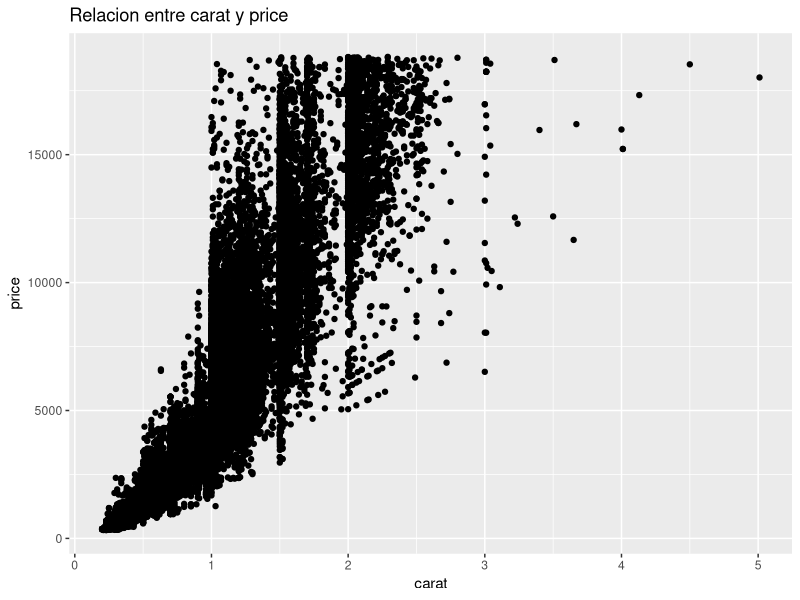
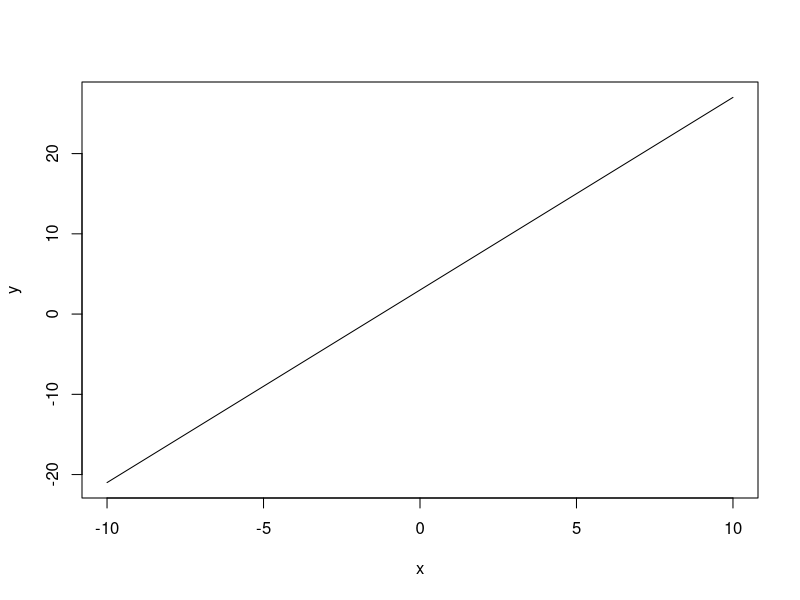
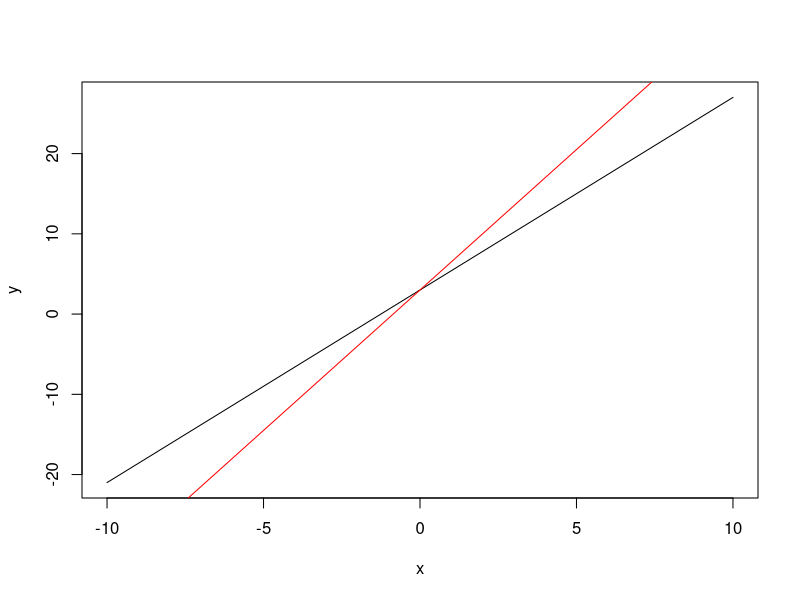
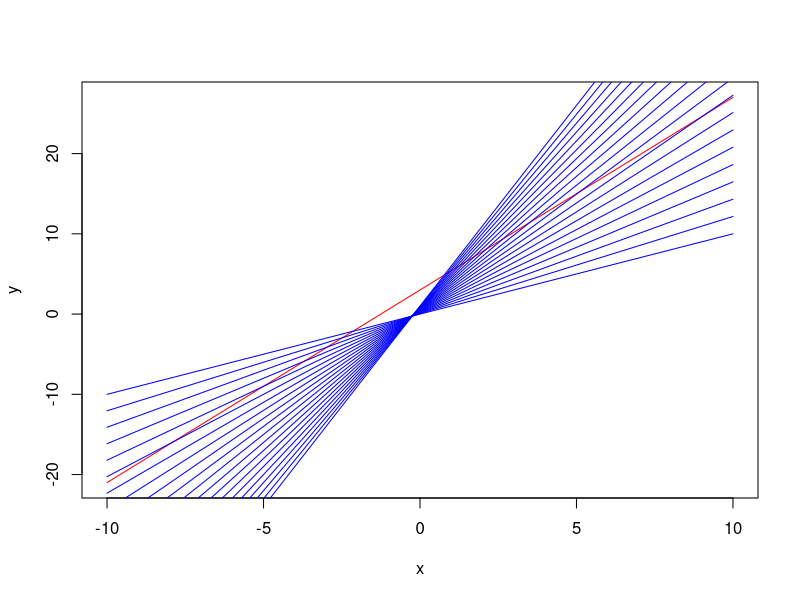
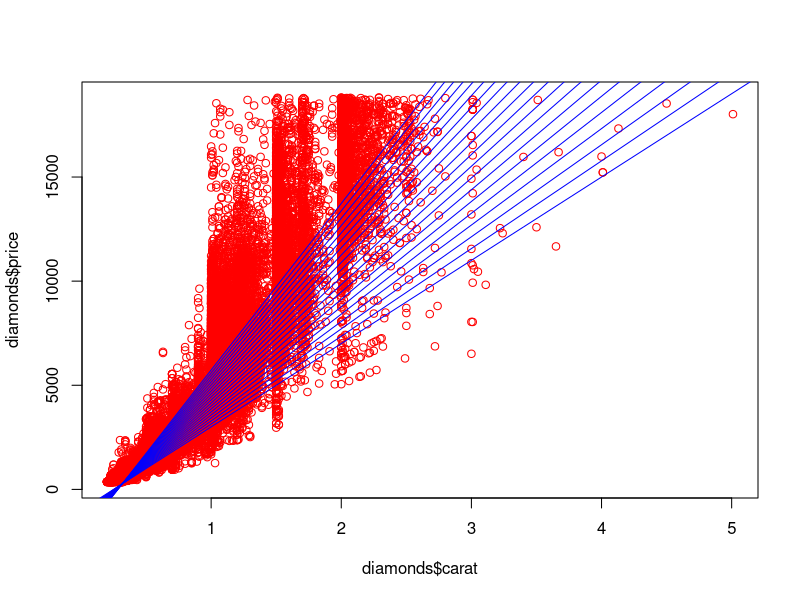
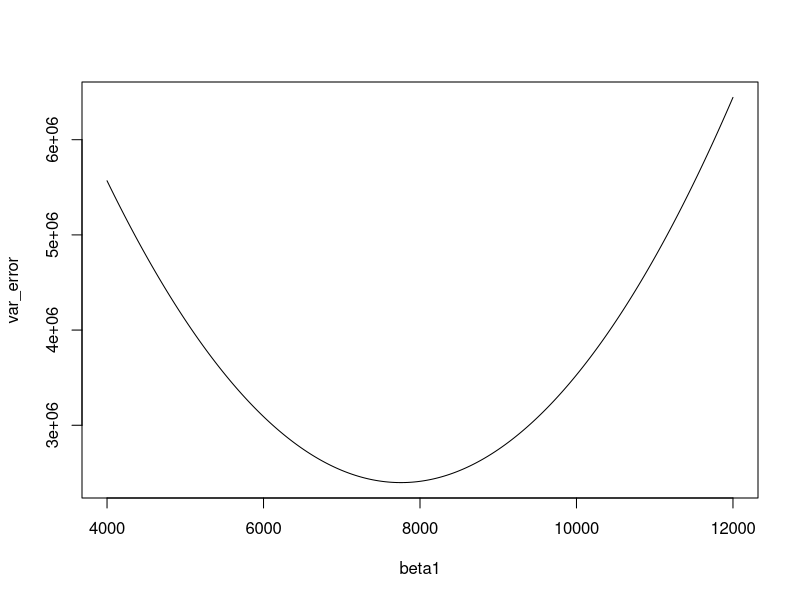
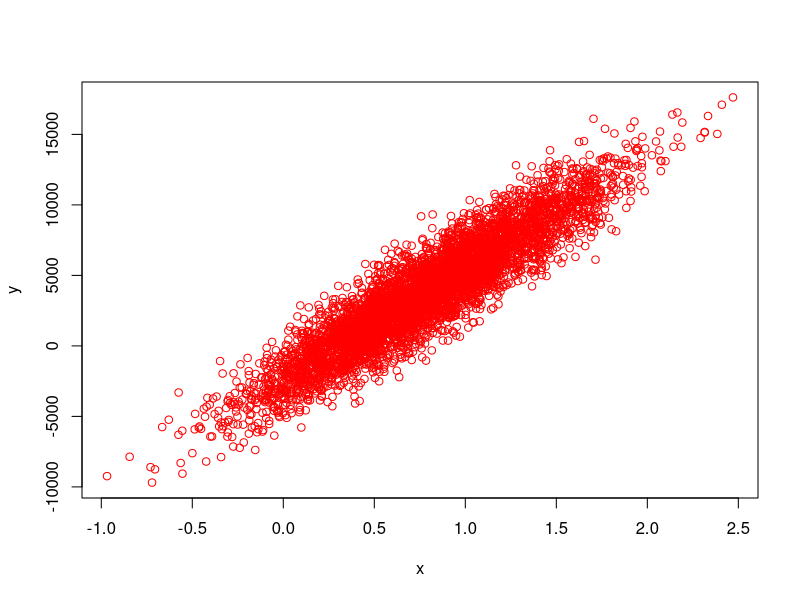
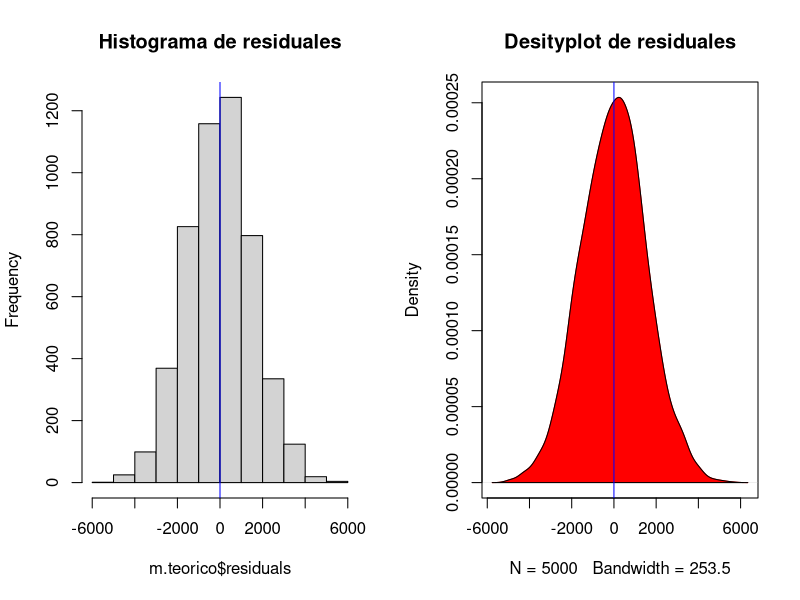

R code for these plots, in order:
## ---- chunk 1
knitr::opts_chunk$set(echo = TRUE)
#options(width = 300)
## ---- chunk 2
require(tidyverse)
ggplot(diamonds, aes(x = carat, y = price)) +
  geom_point() +
  labs(title = 'Relacion entre carat y price')
## ---- chunk 3
covarianza = cov(diamonds$carat, diamonds$price)
sigma_x = sd(diamonds$carat)
sigma_y = sd(diamonds$price)
rho = covarianza / (sigma_x * sigma_y)
rho
## ---- chunk 4
cor(diamonds$carat, diamonds$price)
## ---- chunk 5
x = seq(-10, 10, by = 0.01)
y = 3 + 2.4 * x
plot(x, y, type = 'l')
## ---- chunk 6
y2 = 3 + 3.5 * x
plot(x, y, type = 'l')
lines(x, y2, col = 'red')
## ---- chunk 7
beta0 = seq(0, 1, length.out = 20)
beta1 = seq(1, 5, length.out = 20)

#sacar ek numero de modelos n
n = length(beta0)
plot(x, y, type = 'l', col = 'red')

#Computar y graficar los modelos
for (i in 1 : n){
  beta0_temp = beta0[i]
  beta1_temp = beta1[i]
  
  ytemp = beta0_temp + beta1_temp * x
  lines(x, ytemp, col = 'blue')
  
}

## ---- chunk 8
beta0 = seq(-1000, -2270, length.out = 20)
beta1 = seq(4000, 8000, length.out = 20)

#sacar ek numero de modelos n
n = length(beta0)
plot(diamonds$carat, diamonds$price, col = 'red')

#Computar y graficar los modelos
for (i in 1 : n){
  beta0_temp = beta0[i]
  beta1_temp = beta1[i]
  
  ytemp = beta0_temp + beta1_temp * x
  lines(x, ytemp, col = 'blue')
  
}
## ---- chunk 9
beta0 = -2256
beta1 = seq(4000, 12000, by = 10)

yreal = diamonds$price
x = diamonds$carat

#Estimamos yhat
var_error = NULL
for (i in 1 : length(beta1)){
  yhat = beta0 + beta1[i] * x
  error = yreal - yhat
  varianza = var(error)
  var_error = rbind(var_error, varianza)
}

plot(x = beta1, y = var_error, type = 'l')
## ---- chunk 10
yreal = diamonds$price
x = diamonds$carat

#computo de beta1
beta1 = cov(x, yreal) / var(x)
beta0 = mean(yreal) - beta1 * mean(x)

c(beta0, beta1)


## ---- chunk 11
m.price = lm(price ~ carat, data = diamonds)
summary(m.price)
## ---- chunk 12
#Generar beta0 y beta1
beta0 = coef(m.price)[1] #coeficiente beta0 encontrado en m.price
beta0_error = 13.06
beta1 = coef(m.price)[2] #coeficinete beta1 encntrado en m.price
beta1_error = 14.07

#Asumiendo que los parámetros siguen una distribución normal, generamos 5000 observaciones ficticias de los parámetros:
beta0_sim = rnorm(mean = beta0,sd = beta0_error, n = 5000)
beta1_sim = rnorm(mean = beta1, sd = beta1_error, n = 5000)

#Simulamos el error del modelo
epsilon_sim = rnorm(0, 1549, n = 5000)

#Simulamos los valores potenciales de la variable carat
x_mean = mean(diamonds$carat)
x_std = sd(diamonds$carat)
x = rnorm(mean = x_mean, sd = x_std, n = 5000)

#Simulamos el precio
y = beta0_sim + beta1_sim * x + epsilon_sim

#Dataframe
price_sim = data.frame(carat = x, price = y)

#Graficamos
plot(x , y, col = 'red')

## ---- chunk 13
m.teorico = lm(price ~ carat, data = price_sim)
summary(m.teorico)
## ---- chunk 14
#Grafica de los residuales
mean_error = mean(m.teorico$residuals)
par(mfrow = c(1,2)) #multiples graficas
hist(m.teorico$residuals, main = 'Histograma de residuales')
abline(v = mean_error, col = 'blue')

plot(density(m.teorico$residuals), col = 'red', main = 'Desityplot de residuales')  # density plot for 'speed'
polygon(density(m.teorico$residuals), col="red")
abline(v = mean_error, col = 'blue')

print(paste('La media de los errores es: ', mean_error, sep = ' '))

## ---- chunk 15
qqnorm(m.teorico$residuals)
qqline(m.teorico$residuals, col = 'red')
## ---- chunk 16
k = 2 #beta0 y beta1
df = length(y) - k - 1
var_epsilon = sum(m.teorico$residuals^2) / df
sd_epsilon = sqrt(var_epsilon)
sd_epsilon
## ---- chunk 17
plot(m.teorico$residuals, type = 'l')
## ---- chunk 18
acf(m.teorico$residuals)
## ---- chunk 19
m.price = lm(price ~ carat, data = diamonds)
summary(m.price)

#Análisis de residuales
par(mfrow = c(2,2))

#Normalidad
plot(density(m.price$residuals), col = 'red', main = 'Desityplot de residuales')  # density plot for 'speed'
polygon(density(m.price$residuals), col="red")
abline(v = mean_error, col = 'blue')

qqnorm(m.price$residuals)
qqline(m.price$residuals, col = 'red')

#Varianza Constante
plot(m.price$residuals, main = 'Constant Variance')

#Residuales independientes
acf(m.price$residuals)
## ---- chunk 20
x = diamonds[, c(1, 5 : ncol(diamonds))]
head(x)
## ---- chunk 21
x = model.matrix(price ~ carat + depth + table + x + y + z, data = diamonds)
x[1:10, ]

y = diamonds$price
## ---- chunk 22
betas = solve(t(x) %*% x) %*% t(x) %*% y
betas
## ---- chunk 23
yhat = x %*% betas
residuals = y - yhat

#Análisis de residuales
par(mfrow = c(2,2))

#Normalidad
plot(density(residuals), col = 'red', main = 'Desityplot de residuales')  # density plot for 'speed'
polygon(density(residuals), col="red")

qqnorm(residuals)
qqline(residuals, col = 'red')

#Varianza Constante
plot(residuals, main = 'Constant Variance')

#Residuales independientes
acf(residuals)
## ---- chunk 24
x = model.matrix(price ~ cut + color + clarity, data = diamonds)
y = diamonds$price
as.data.frame(x[1:3, ])


## ---- chunk 25
betas = solve(t(x) %*% x) %*% t(x) %*% y

yhat = x %*% betas
residuals = y - yhat

#Análisis de residuales
par(mfrow = c(2,2))

#Normalidad
plot(density(residuals), col = 'red', main = 'Desityplot de residuales')  # density plot for 'speed'
polygon(density(residuals), col="red")

qqnorm(residuals)
qqline(residuals, col = 'red')

#Varianza Constante
plot(residuals, main = 'Constant Variance')

#Residuales independientes
acf(residuals)
## ---- chunk 26
x = model.matrix(price ~., data = diamonds) #y~. quiere decir: y es una función de Todas las variables

betas = solve(t(x) %*% x) %*% t(x) %*% y

yhat = x %*% betas
residuals = y - yhat

#Análisis de residuales
par(mfrow = c(2,2))

#Normalidad
plot(density(residuals), col = 'red', main = 'Desityplot de residuales')  # density plot for 'speed'
polygon(density(residuals), col="red")

qqnorm(residuals)
qqline(residuals, col = 'red')

#Varianza Constante
plot(residuals, main = 'Constant Variance')

#Residuales independientes
acf(residuals)
## ---- chunk 27
m.lineal = lm(price ~., data = diamonds)
summary(m.lineal)
## ---- chunk 28
diamantes = sample(diamonds$price, 2)
x_nueva = diamonds[diamantes, -7]
x_nueva
## ---- chunk 29
y_nueva = predict(m.lineal, x_nueva, interval = "confidence")
y_nueva
## ---- chunk 30
residuals = m.lineal$residuals

#Análisis de residuales
par(mfrow = c(2,2))

#Normalidad
plot(density(residuals), col = 'red', main = 'Desityplot de residuales')  # density plot for 'speed'
polygon(density(residuals), col="red")

qqnorm(residuals)
qqline(residuals, col = 'red')

#Varianza Constante
plot(residuals, main = 'Constant Variance')

#Residuales independientes
acf(residuals)
## ---- chunk 31
ggplot(diamonds, aes(x = carat, y = price)) +
  geom_point(aes(color = clarity)) +
  theme(legend.position = 'none') +
  labs(title = 'Price vs Carat')
## ---- chunk 32
ggplot(diamonds, aes(x = price)) +
  geom_density(fill = 'red') +
  labs(title = 'Density plot of price')
## ---- chunk 33
ggplot(diamonds, aes(x = log(price))) +
  geom_histogram(fill = 'red', color = 'white') +
  labs(title = 'Density plot of price')
## ---- chunk 34
ggplot(diamonds, aes(x = log(carat), y = log(price))) +
  geom_point(aes(color = clarity)) +
  theme(legend.position = 'none') +
  geom_smooth(method = 'lm') +
  labs(title = 'Price vs Carat')
## ---- chunk 35
m.logreg = lm(log(price) ~ log(carat) + log(depth) + log(table) + cut + color + clarity,
              data = diamonds)

#Analyis de residuales
par(mfrow = c(2,2))
residuals = m.logreg$residuals

#Normalidad
plot(density(residuals), col = 'red', main = 'Desityplot de residuales')  # density plot for 'speed'
polygon(density(residuals), col="red")

qqnorm(residuals)
qqline(residuals, col = 'red')

#Varianza Constante
plot(residuals, main = 'Constant Variance', type = 'l')

#Residuales independientes
acf(residuals)
## ---- chunk 36
summary(m.logreg)
## ---- chunk 37
library(MASS)
transformation = boxcox(m.lineal, plotit = TRUE)
lambda = transformation$x #valores de lambda
logfun = transformation$y #log likelihood values

#Creamos un data frame con los valores de lambda y loglikelihod
bc = cbind(lambda, logfun)
sorted_bc <- bc[order(-logfun),] #ordenamos de mayor a menor loglikelihod
lambda_opt = sorted_bc[1] #Obtenemos el mejor valor de labda que maximiza el loglikelihod
lambda_opt
## ---- chunk 38
l = 0.10
diamonds$y_bc = (diamonds$price^l - 1) / l
#Graficamos
ggplot(diamonds, aes(x = y_bc)) +
  geom_histogram(fill = 'red', color = 'white')
## ---- chunk 39
m.logreg = lm(y_bc ~ log(carat) + log(depth) + log(table) + cut + color + clarity,
              data = diamonds)

#Analyis de residuales
par(mfrow = c(2,2))
residuals = m.logreg$residuals

#Normalidad
plot(density(residuals), col = 'red', main = 'Desityplot de residuales')  # density plot for 'speed'
polygon(density(residuals), col="red")

qqnorm(residuals)
qqline(residuals, col = 'red')

#Varianza Constante
plot(residuals, main = 'Constant Variance', type = 'l')

#Residuales independientes
acf(residuals)
## ---- chunk 40
x_cubica = model.matrix(price ~ poly(carat, 3), data = diamonds)
x_cubica[1 : 10, ]
## ---- chunk 41
y = diamonds$price
betas = solve(t(x_cubica) %*% x_cubica) %*% t(x_cubica) %*% y
betas
## ---- chunk 42
plot(y = m.logreg$residuals, x = m.logreg$fitted.values)
## ---- chunk 43
m.logreg = lm(y_bc ~ poly(log(carat), 3) + poly(log(depth), 3) + poly(log(table), 3) + cut + color + clarity +
                carat : depth + carat : depth + depth : table,
              data = diamonds)

#Analyis de residuales
par(mfrow = c(3,2))
residuals = m.logreg$residuals

#Normalidad
plot(density(residuals), col = 'red', main = 'Desityplot de residuales')  # density plot for 'speed'
polygon(density(residuals), col="red")

qqnorm(residuals)
qqline(residuals, col = 'red')

#Varianza Constante
plot(residuals, main = 'Constant Variance', type = 'l')

#Residuales independientes
acf(residuals)

plot(y = m.logreg$residuals, x = m.logreg$fitted.values)
## ---- chunk 44
summary(m.logreg)
